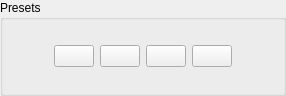
         <widget class="QGroupBox" name="defaultPresetsBox">
          <property name="maximumSize">
           <size>
            <width>16777215</width>
            <height>96</height>
           </size>
          </property>
          <property name="title">
           <string>Presets</string>
          </property>
          <layout class="QHBoxLayout" name="horizontalLayout_2">
           <item>
            <spacer name="horizontalSpacer_6">
             <property name="orientation">
              <enum>Qt::Horizontal</enum>
             </property>
             <property name="sizeHint" stdset="0">
              <size>
               <width>40</width>
               <height>20</height>
              </size>
             </property>
            </spacer>
           </item>
           <item>
            <widget class="QPushButton" name="completePreset">
             <property name="toolTip">
              <string>Preset completo</string>
             </property>
             <property name="text">
              <string/>
             </property>
             <property name="icon">
              <iconset resource="assets/resources.qrc">
               <normaloff>:/icons/complete.png</normaloff>:/icons/complete.png</iconset>
             </property>
             <property name="iconSize">
              <size>
               <width>50</width>
               <height>50</height>
              </size>
             </property>
            </widget>
           </item>
           <item>
            <widget class="QPushButton" name="woodPreset">
             <property name="toolTip">
              <string>Preset madera</string>
             </property>
             <property name="text">
              <string/>
             </property>
             <property name="icon">
              <iconset resource="assets/resources.qrc">
               <normaloff>:/icons/wood.png</normaloff>:/icons/wood.png</iconset>
             </property>
             <property name="iconSize">
              <size>
               <width>50</width>
               <height>50</height>
              </size>
             </property>
            </widget>
           </item>
           <item>
            <widget class="QPushButton" name="stuccoPreset">
             <property name="toolTip">
              <string>Preset estuco</string>
             </property>
             <property name="text">
              <string/>
             </property>
             <property name="icon">
              <iconset resource="assets/resources.qrc">
               <normaloff>:/icons/stucco.png</normaloff>:/icons/stucco.png</iconset>
             </property>
             <property name="iconSize">
              <size>
               <width>50</width>
               <height>50</height>
              </size>
             </property>
            </widget>
           </item>
           <item>
            <widget class="QPushButton" name="metalPreset">
             <property name="toolTip">
              <string>Preset metal</string>
             </property>
             <property name="text">
              <string/>
             </property>
             <property name="icon">
              <iconset resource="assets/resources.qrc">
               <normaloff>:/icons/metal.png</normaloff>:/icons/metal.png</iconset>
             </property>
             <property name="iconSize">
              <size>
               <width>50</width>
               <height>50</height>
              </size>
             </property>
            </widget>
           </item>
           <item>
            <spacer name="horizontalSpacer_5">
             <property name="orientation">
              <enum>Qt::Horizontal</enum>
             </property>
             <property name="sizeHint" stdset="0">
              <size>
               <width>40</width>
               <height>20</height>
              </size>
             </property>
            </spacer>
           </item>
          </layout>
         </widget>
